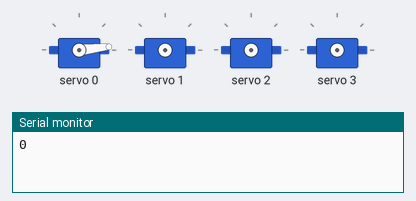
Simulated run of this sketch. Board: Arduino Uno, built with avr-gcc and run on an emulated ATmega328P. Shown: 4 × servo, the last lines printed to the serial monitor.

Above: at 0.05 s.
At 1.25 s:
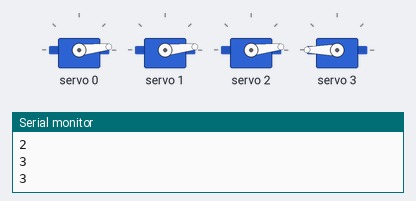
At 1.8 s:
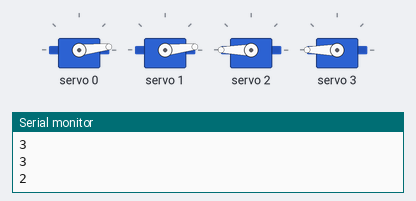
At 2.1 s:
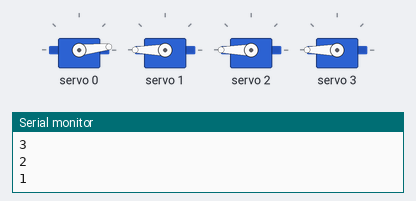
At 2.4 s:
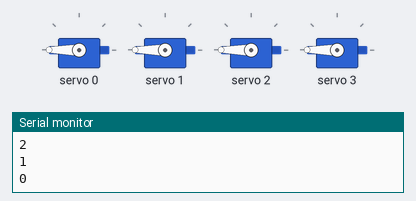
Timing chart, 0 to 5.5 s (numbered marks = the images above):
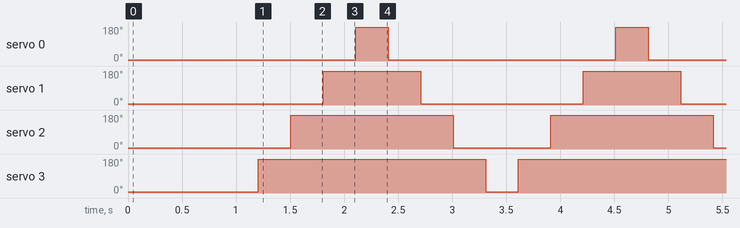

The sketch:

16_channal_servo_driver_test.ino
```cpp
/*servo motor driver board control
   Home Page
*/

#include <Wire.h>
#include <Adafruit_PWMServoDriver.h>

Adafruit_PWMServoDriver srituhobby = Adafruit_PWMServoDriver();

#define servoMIN 150
#define servoMAX 600

void setup() {
  Serial.begin(9600);
  srituhobby.begin();
  srituhobby.setPWMFreq(60);
}

void loop() {
  for (int servo = 0; servo < 4; servo++ ) {
    srituhobby.setPWM(servo, 0, servoMIN);
    Serial.println(servo);
    delay(300);
  }

  for (int servo = 3; servo >= 0; servo-- ) {
    srituhobby.setPWM(servo, 0, servoMAX);
    Serial.println(servo);
    delay(300);
  }
}
```

Measured:
- by itself, servo 0: alternates 180° for 0.30 s and 6° for 2.1 s
- by itself, servo 1: alternates 180° for 0.90 s and 6° for 1.5 s
- by itself, servo 2: alternates 180° for 1.5 s and 6° for 0.90 s
- by itself, servo 3: alternates 180° for 2.1 s and 6° for 0.30 s
